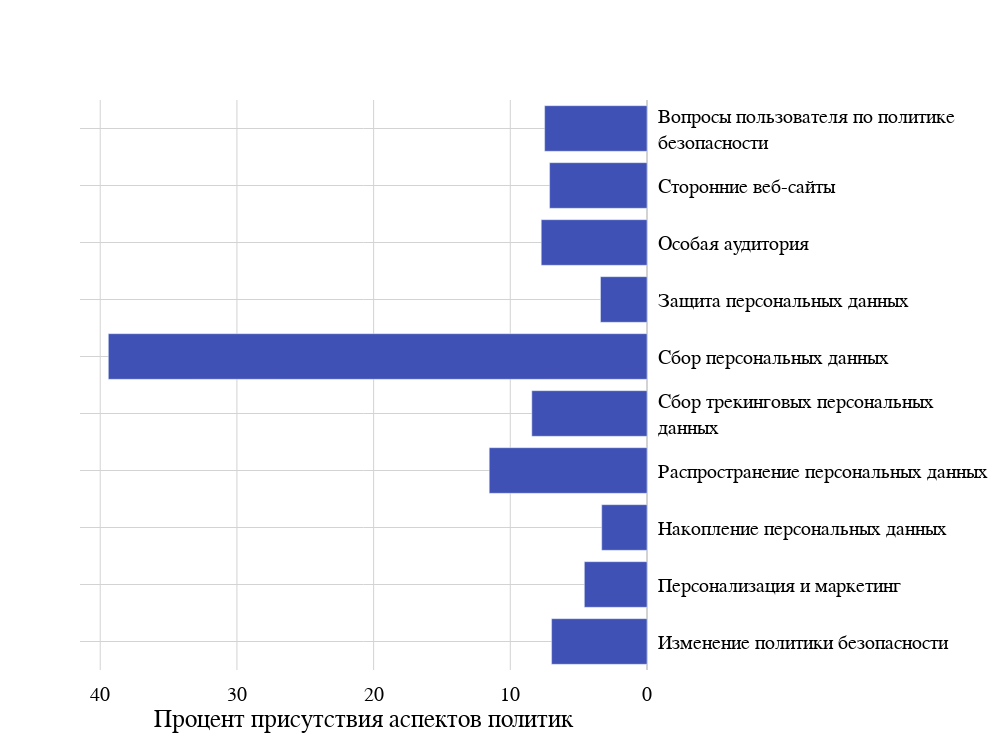

The notebook cell saved with this chart:
### Code cell
import plotly.graph_objects as go

from config import COLORS_B, COLORS_D


fig = go.Figure()

fig.add_trace(
    go.Bar(
        x=list(reversed(scores)), y=list(reversed(names)),
        orientation='h'))

fig.update_layout(
    font=dict(family='Times New Roman', size=20, color='black'),
    plot_bgcolor='rgba(0, 0, 0, 0)',
    yaxis={'side': 'right'},
    margin=dict(pad=10),
    height=75*len(names),
    width=1000)

fig.update_xaxes(
    title=dict(
        font=dict(family='Times New Roman', size=25, color='black'),
        text='Процент присутствия аспектов политик'), 
    zerolinecolor='lightgrey',
    gridcolor='lightgrey',
    autorange="reversed",
    showgrid=True, 
    tickangle=0,
    ticklen=10)

fig.update_yaxes(
    title=dict(
        font=dict(family='Times New Roman', size=25, color='black')), 
    zerolinecolor='lightgrey',
    gridcolor='lightgrey',
    showgrid=True, 
    tickangle=0, 
    ticklen=10)

fig.update_traces(marker_color=[COLORS_D[4]]*16)

fig

### Figure 1 — Plotly figure (JSON) as saved in the notebook; plotly's stock layout.template omitted (floating-point values rounded to 4 significant figures)
{"data": [{"marker": {"color": ["rgba(63, 81, 181, 1.0)", "rgba(63, 81, 181, 1.0)", "rgba(63, 81, 181, 1.0)", "rgba(63, 81, 181, 1.0)", "rgba(63, 81, 181, 1.0)", "rgba(63, 81, 181, 1.0)", "rgba(63, 81, 181, 1.0)", "rgba(63, 81, 181, 1.0)", "rgba(63, 81, 181, 1.0)", "rgba(63, 81, 181, 1.0)", "rgba(63, 81, 181, 1.0)", "rgba(63, 81, 181, 1.0)", "rgba(63, 81, 181, 1.0)", "rgba(63, 81, 181, 1.0)", "rgba(63, 81, 181, 1.0)", "rgba(63, 81, 181, 1.0)"]}, "orientation": "h", "type": "bar", "x": [6.979, 4.583, 3.313, 11.54, 8.427, 39.41, 3.402, 7.736, 7.125, 7.487], "y": ["Изменение политики безопасности", "Персонализация и маркетинг", "Накопление персональных данных", "Распространение персональных данных", "Сбор трекинговых персональных<br>данных", "Сбор персональных данных", "Защита персональных данных", "Особая аудитория", "Сторонние веб-сайты", "Вопросы пользователя по политике<br>безопасности"]}], "layout": {"font": {"color": "black", "family": "Times New Roman", "size": 20}, "height": 750, "margin": {"pad": 10}, "plot_bgcolor": "rgba(0, 0, 0, 0)", "width": 1000, "xaxis": {"autorange": "reversed", "gridcolor": "lightgrey", "showgrid": true, "tickangle": 0, "ticklen": 10, "title": {"font": {"color": "black", "family": "Times New Roman", "size": 25}, "text": "Процент присутствия аспектов политик"}, "zerolinecolor": "lightgrey"}, "yaxis": {"gridcolor": "lightgrey", "showgrid": true, "side": "right", "tickangle": 0, "ticklen": 10, "title": {"font": {"color": "black", "family": "Times New Roman", "size": 25}}, "zerolinecolor": "lightgrey"}}}
